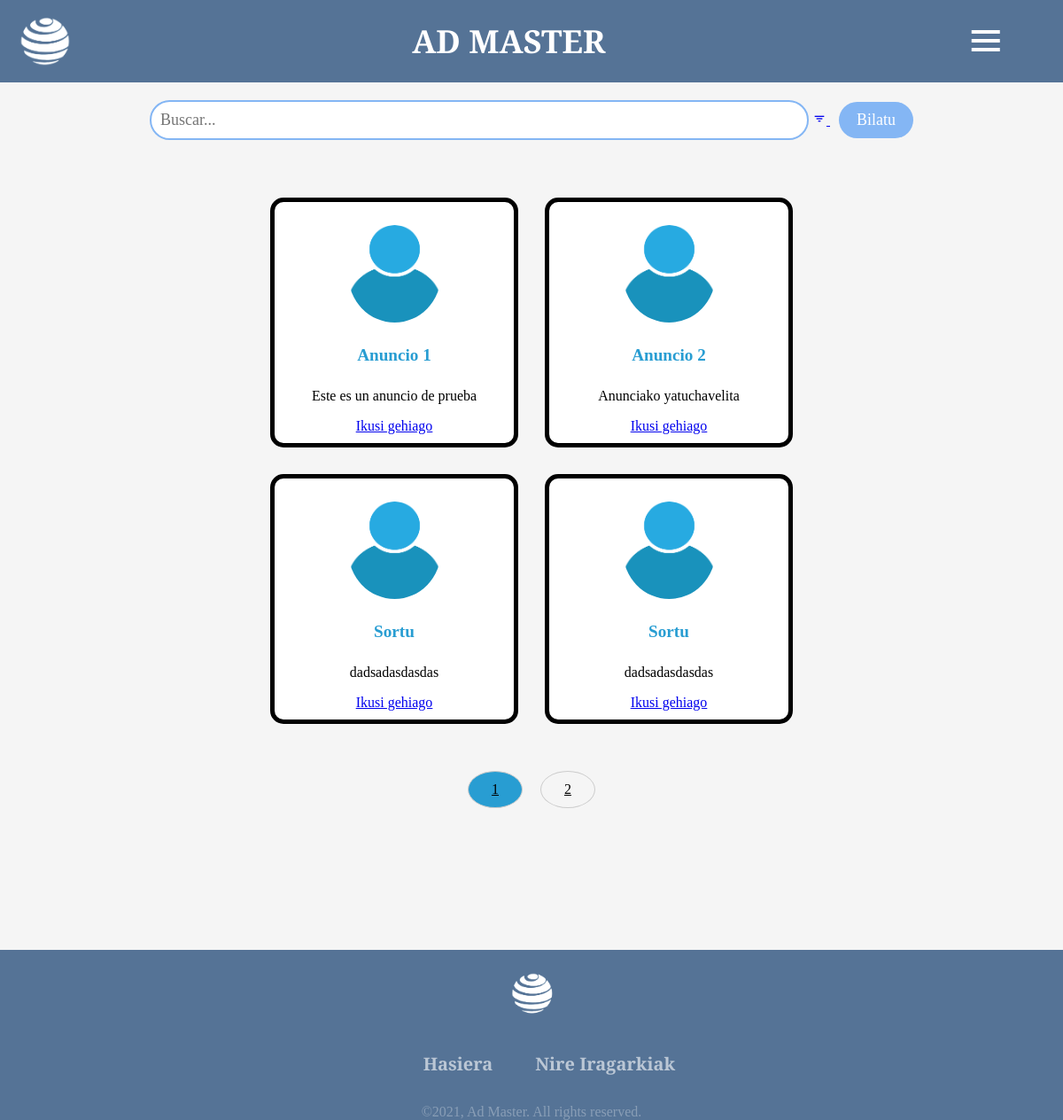
/Erronka1/hasiera.php, run on the app's committed database.
### tables this page shows
CREATE TABLE `anuncio` (
  `id_anuncio` int(4) NOT NULL,
  `titulo` varchar(255) DEFAULT NULL,
  `descripcion` varchar(255) DEFAULT NULL,
  `id_usuario` int(4) DEFAULT NULL,
  `fecha_inicio` date DEFAULT NULL,
  `fecha_final` date DEFAULT NULL,
  `imagen` longblob DEFAULT NULL
);

### Erronka1/Controller/displayanunciosController.php (called while the page is built)
<?php
include("conectardb.php");
if (isset($_GET['page'])) {
    $page = $_GET['page'];
} else {
    $page = 1;
}
$anuncios_por_pagina = 4;
$inicio = ($page - 1) * $anuncios_por_pagina;
$miConsulta = $miPDO->prepare("SELECT * FROM anuncio LIMIT :inicio, :anuncios_por_pagina");
$miConsulta->bindParam(':inicio', $inicio, PDO::PARAM_INT);
$miConsulta->bindParam(':anuncios_por_pagina', $anuncios_por_pagina, PDO::PARAM_INT);
$miConsulta->execute();
?>

### Erronka1/hasiera.php (the view, shortened to what this page needs)
<?php
include("Controller/displayanunciosController.php");
$consultaCategorias = $miPDO->query("SELECT * FROM categoria");
$categorias = $consultaCategorias->fetchAll(PDO::FETCH_ASSOC);
$mostrarCategorias = isset($_SESSION['mostrarCategorias']) ? true : false;
?>
<!DOCTYPE html>
<html>
<head>
    <link rel="stylesheet" href="../Erronka1/CSS/Orokorra.css">
    <link rel="stylesheet" href="../Erronka1/CSS/header.css">
    <link href='https://unpkg.com/boxicons@2.1.4/css/boxicons.min.css' rel='stylesheet'>
</head>
<body>
    <?php include("layouts/header.php") ?>
    <div class="content">
        <div class="buscador">
            <form action="hasiera.php" method="get">
                <input type="text" placeholder="Buscar..." name="busqueda" class="input-busqueda">
                <?php if ($mostrarCategorias) : ?>
                    <select name="categoria">
                        <option value="">Kategoria guztiak</option>
                        <?php foreach ($categorias as $categoria) : ?>
                            <option value="<?= $categoria['id_categoria'] ?>"><?= $categoria['nombre'] ?></option>
                        <?php endforeach; ?>
                    </select>
                    <a href="hasiera.php?ocultarCategorias=true">
                        <i class='bx bx-filter'></i>
                    </a>
                <?php else : ?>
                    <a href="hasiera.php?mostrarCategorias=true">
                        <i class='bx bx-filter'></i>
                    </a>
                <?php endif; ?>
                <button class="btn-buscar" type="submit">Bilatu</button>
            </form>
        </div>
        <div class="card__container2">
            <?php foreach ($miConsulta as $clave => $valor) : ?>
                <div class="card__item2">
                    <figure class="card__img2">
                        <img src="Imagenes/persona_azul.png" class="card__picture">
                    </figure>
                    <h3 class="card__title2"><?= $valor['titulo']; ?></h3>
                    <p class="card__paragraph2">
                        <?= $valor['descripcion']; ?>
                    </p>
                    <a href="detallesanuncio.php?anuncio_id=<?= $valor['id_anuncio']; ?>">Ikusi gehiago</a>
                </div>
            <?php endforeach; ?>
        </div>
        <div class="pagination">
            <?php
            $consulta_total = $miPDO->query("SELECT COUNT(*) as total_anuncios FROM anuncio");
            $resultado = $consulta_total->fetch(PDO::FETCH_ASSOC);
            $total_anuncios = $resultado['total_anuncios'];
            $total_paginas = ceil($total_anuncios / $anuncios_por_pagina);
            for ($i = 1; $i <= $total_paginas; $i++) : ?>
                <li class="pagination-item <?php if ($i == $page) {
                                                echo 'active';
                                            } ?>">
                    <a class="page-link" href="hasiera.php?page=<?php echo $i; ?>">
                        <?php
                        if ($i === 0) {
                            echo "&laquo;";
                        } elseif ($i === $total_paginas) {
                            echo "&raquo;";
                        } else {
                            echo $i;
                        }
                        ?>
                    </a>
                </li>
            <?php endfor; ?>
        </div>
    </div>
    <?php include("layouts/footer.php") ?>
</body>
</html>

### Erronka1/layouts/header.php (shortened to what this page needs)
<header>
    <nav class="contenidonav">
        <img class="logo" src="Imagenes/logo_blanco.png">
        <h1>AD MASTER</h1>
        <div class="nav-dropdown">
            <button class="dropbtn">
                <i class='bx bx-menu bx-lg'></i>
            </button>
        </div>
    </nav>
</header>

### Erronka1/layouts/footer.php
<footer>
        <img src="Imagenes/logo_blanco.png" alt="" class="logo_footer">
        <ul class="footer-menu-container">
            <li class="menu-item"><a href="hasiera.php">Hasiera</a></li>
            <li class="menu-item"><a href="nireIragarkiak.php">Nire Iragarkiak</a></li>
        </ul>
        <span class="copyright">&copy;2021, Ad Master. All rights reserved.</span>
    </footer>

### Erronka1/CSS/Orokorra.css (style rules this page uses)
* { font-family: 'Young Serif', serif; }
body { background-color: whitesmoke; background-size: cover; background-position: center; margin: 0; padding: 0; font-family: 'Young Serif', serif; overflow-x: hidden; width: 100; min-height: 100vh; display: flex; flex-direction: column; }
.pagination { display: flex; justify-content: center; align-items: center; list-style: none; margin: 0 auto; flex: 1 0 auto; padding-bottom: 5%; overflow-y: auto; margin-top: 2%; }
.pagination-item { margin: 0 10px; padding: 10px 20px; border: 1px solid #ccc; cursor: pointer; text-decoration: none; }
.pagination-item.active { background-color: #289dd2; color: white; }
.page-link { color: black; }
.pagination-item:first-child, .pagination-item:last-child { width: 20px; height: 20px; border-radius: 50%; display: flex; justify-content: center; align-items: center; }
.buscador { text-align: center; margin-top: 20px; }
.input-busqueda { width: 60%; padding: 10px; border: 2px solid #84b6f4; border-radius: 25px; font-size: 18px; outline: none; }
.btn-buscar { padding: 10px 20px; background-color: #84b6f4; color: #fff; border: none; border-radius: 25px; font-size: 18px; cursor: pointer; margin-left: 10px; }
.card__container2 { margin-top: 5%; width: 50%; margin-left: auto; margin-right: auto; margin-bottom: 3em; display: grid; grid-template-columns: repeat(2, 1fr); grid-template-rows: repeat(2, 1fr); gap: 20px; grid-template-areas: "card1 card2 " "card3 card4 "; }
.card__picture { width: 105px; height: 110px; border-radius: 70%; display: flex; justify-content: center; align-items: center; }
.card__item2 { padding: 10px; border-radius: 15px; border: 5px solid black; display: flex; flex-direction: column; align-items: center; background-color: white; text-align: center; margin: 5px; overflow: visible; }
.card__title2 { margin: 10px 0; font-size: 1.2rem; font-family: 'Calistoga'; color: #289dd2; overflow: hidden; text-overflow: ellipsis; white-space: nowrap; }
.card__paragraph2 { font-weight: 300px; font-size: 16px; font-family: 'Calistoga'; color: black; text-align: center; }
footer { width: 100%; position: relative; background-color: #557396; display: flex; justify-content: center; align-items: center; flex-direction: column; bottom: 0; color: white; }
.logo_footer { width: 50px; margin-top: 20px; }
.footer-menu-container { display: flex; justify-content: center; align-items: center; flex-wrap: wrap; }
.footer-menu-container { list-style-type: none; font-size: 20px; color: white; font-family: 'Calistoga'; display: flex; justify-content: center; align-items: center; flex-wrap: wrap; margin-bottom: 1rem; }
.footer-menu-container a { color: white; text-align: center; text-decoration: none; }
footer ul li a { color: white; }
.menu-item { margin: 1rem 1.5rem; opacity: 0.6; font-weight: bold; color: #289dd2; }
.copyright { color: white; opacity: 0.3; text-align: center; }
.content { flex: 1 0 auto; padding-bottom: 100px; }

### Erronka1/CSS/header.css (style rules this page uses)
* { font-family: 'Young Serif', serif; }
header { text-align: center; }
nav { display: flex; align-items: center; justify-content: space-between; background-color: #557396; padding: 10px 20px; }
.logo { width: 60px; height: 70px; }
nav h1 { font-size: 36px; margin: 0; color: #fff; font-family: 'Young Serif', serif; }
.nav-dropdown { position: relative; display: inline-block; margin-right: 2%; }
.dropbtn { background-color: transparent; color: white; padding: 12px 20px; border: none; cursor: pointer; }
.dropbtn i { font-size: 28px; }

### data on the page
anuncio: titulo "Anuncio 1", descripcion "Este es un anuncio de prueba"
anuncio: titulo "Anuncio 2", descripcion "Anunciako yatuchavelita"
anuncio: titulo "Sortu", descripcion "dadsadasdasdas"
anuncio: titulo "Sortu", descripcion "dadsadasdasdas"
